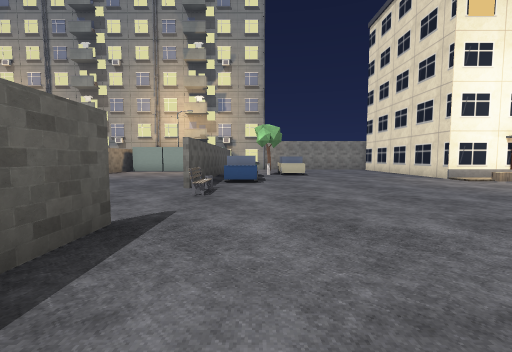
view 1 (above)

24 first-person views from a walk through a Godot game level. The camera is 1.3 m above the floor, tilts 4° down and sees 90° across. The floor is counted in squares, 2 m on a side. Each view is taken from the middle of a square. On the plan, view 1 faces up. The plan holds only what a view shows up to about 9 squares ahead; the rest is blank. The place goes on beyond the plan. Some surface patterns are stand-ins.

view 2
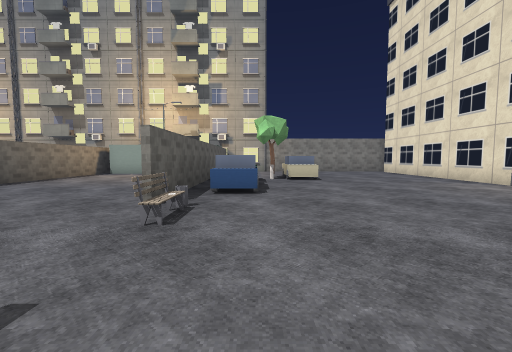

view 3
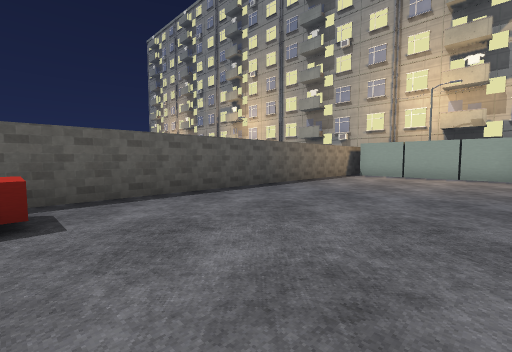

view 4
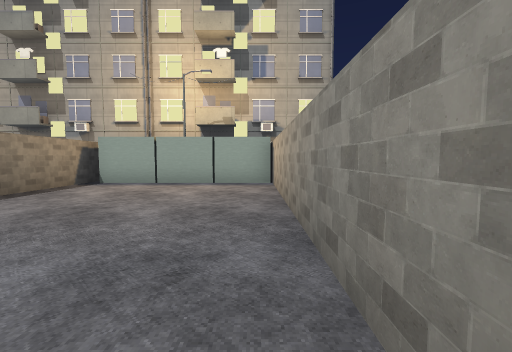

view 5
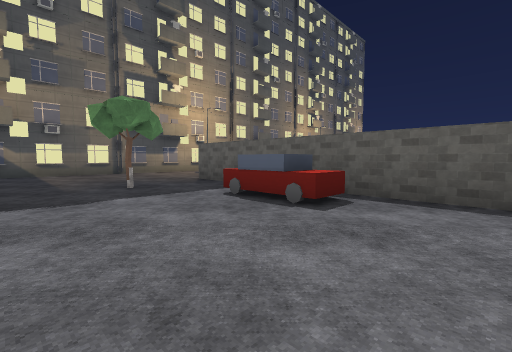

view 6
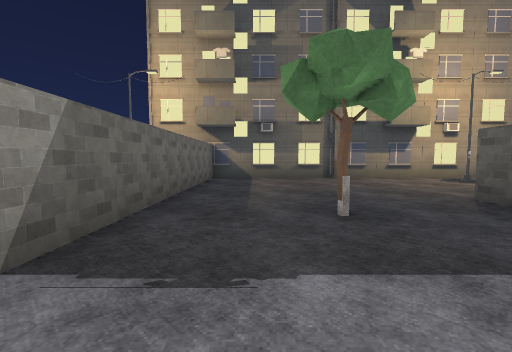

view 7
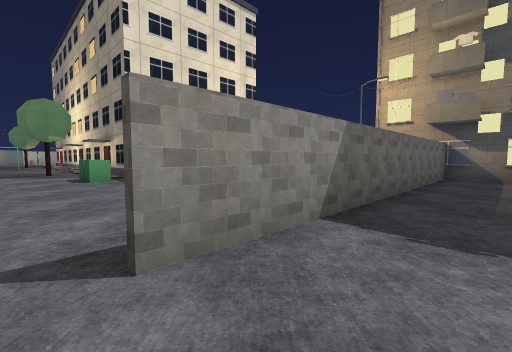

view 8
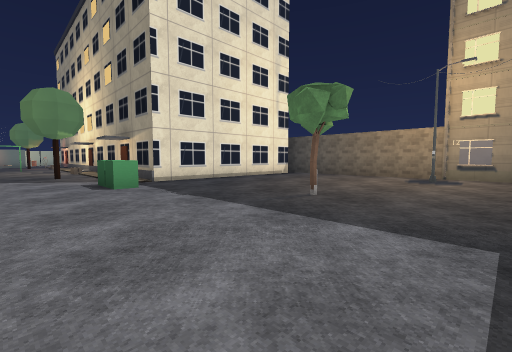

view 9
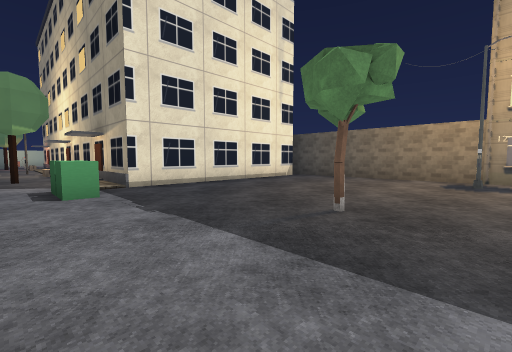

view 10
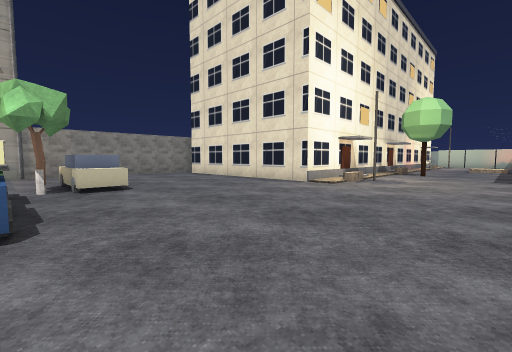

view 11
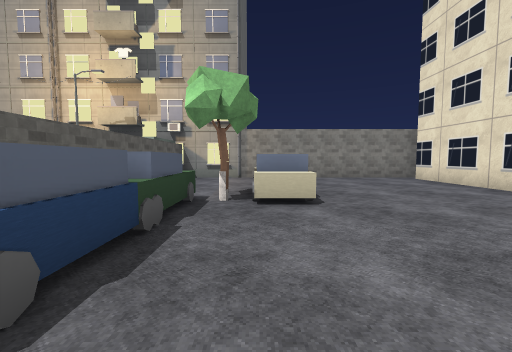

view 12
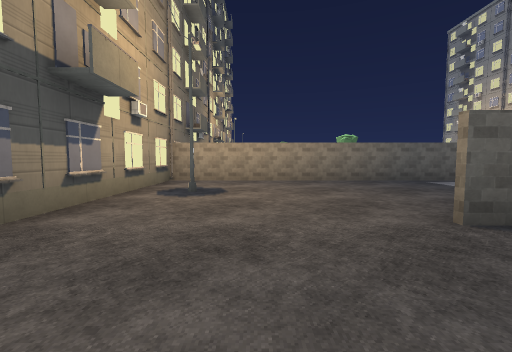

view 13
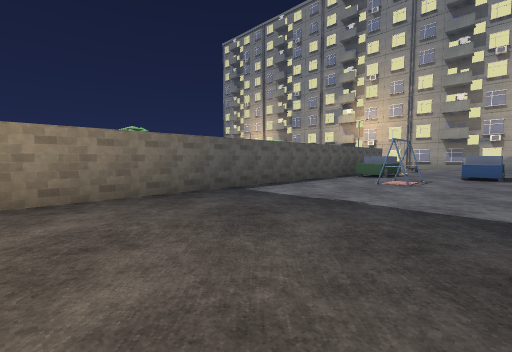

view 14
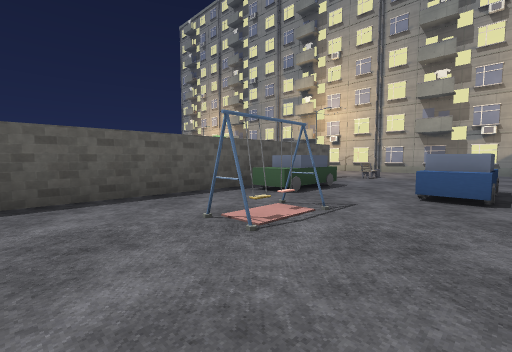

view 15
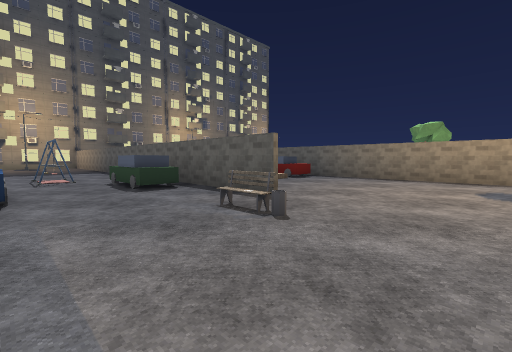

view 16
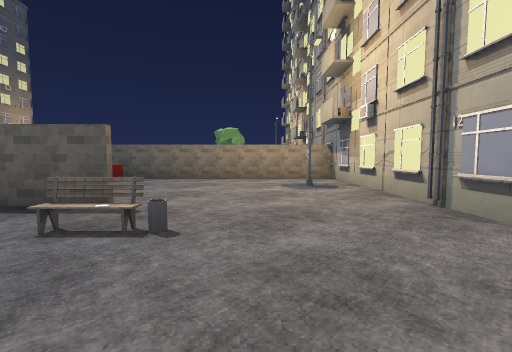

view 17
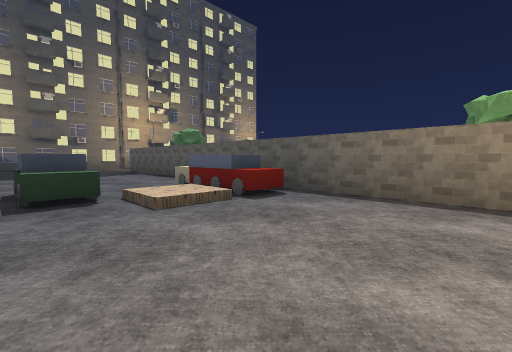

view 18
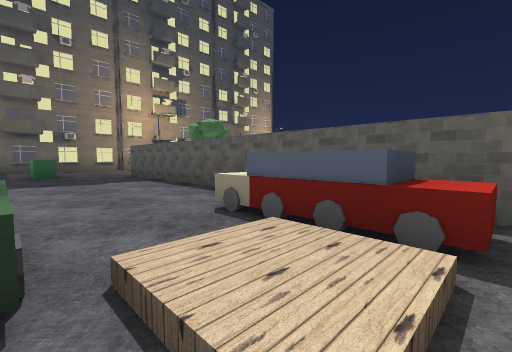

view 19
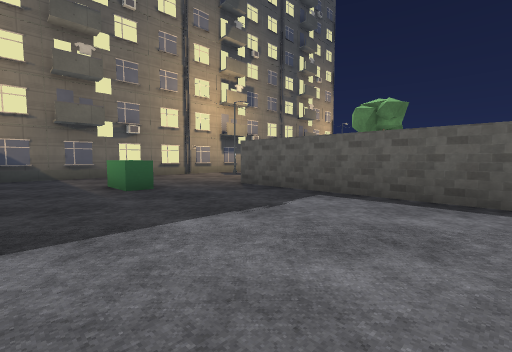

view 20
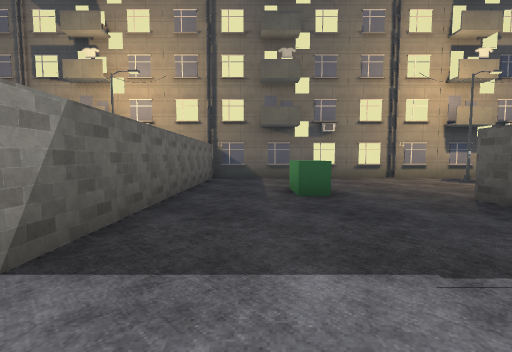

view 21
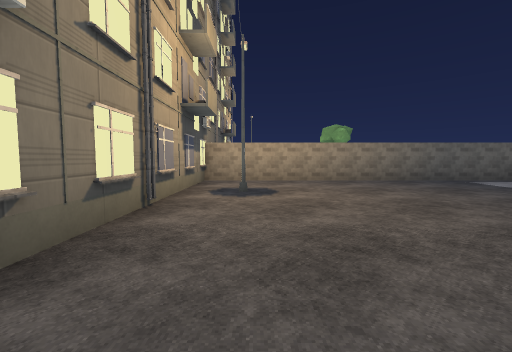

view 22
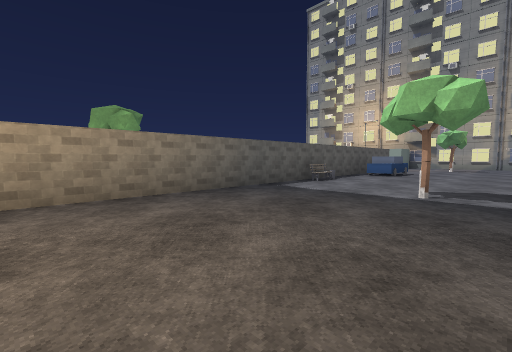

view 23
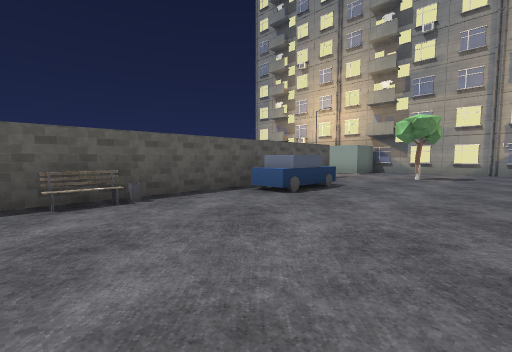

view 24
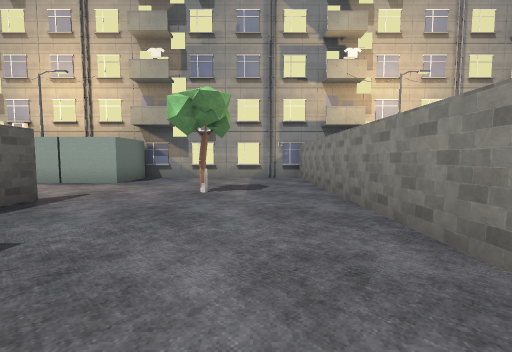

### Floor plan
Key: @ floor where view 1 was taken; # wall or solid block; . main floor; : floor 0.25 m higher than the main floor; + floor 1.5 m higher than the main floor; / step, stairs or slope; D closed door; C car; B bench; T tree; W tower; L block; O other object.
Columns run from 24 left of view 1 to 8 right of it. Each row starts with its distance up from view 1.
 17 W
 16 W
 15 WWWWWWWWWWWWWWWWWWWWWWWWW######
 14 WLL.....#....... .LLLLL... ...#
 13 LLL.....#.#.......LLLLL#.. ...#
 12  .......#.........#....#......#
 11   ...T..#.....B...#....#.C....#
 10   .#....#....#....#....#TC....#
  9    #....#....#....#....C+.....#
  8    #....CC/..C..C.#....#+.....##D
  7    CC...CC:..CC.C.#....C+......OO
  6    CC...CC.C.CC...#....#.........
  5    #....C..C.#....#....B.........
  4    #....#....#.#..#..............
  3    B....#....#....CC.............
  2    #....#....#....CC...#.........
  1    #..T.#....#....C....#.....LL..
  0    #....#....#....#....#@.....##D
 -1    #....#....#....#.T..#..T...#
 -2    #.........#.........#......#
 -3    #......L..#.........#......#
 -4    #.........#.........#......#
 -5    #.#.......#.#.......#.#....#
 -6    W.........W.........#.....
 -7  WWWWWWWWWWWWWWWWWWWWWWWW####

Positions as (right, up) in squares from view 1, and headings:
1: (0, 0), facing up
2: (0, 2), facing up
3: (-2, 3), facing up-left
4: (-2, 6), facing up
5: (-2, 5), facing down-left
6: (-3, 2), facing down
7: (-3, 3), facing down-right
8: (-1, 3), facing down-right
9: (0, 2), facing down-right
10: (0, 4), facing up-right
11: (1, 6), facing up
12: (-4, -4), facing left
13: (-7, -3), facing up-left
14: (-7, 2), facing up-left
15: (-8, 13), facing down-left
16: (-8, 12), facing left
17: (-12, 11), facing down-left
18: (-13, 8), facing down-left
19: (-12, 3), facing down-left
20: (-13, 2), facing down
21: (-14, -5), facing left
22: (-17, -4), facing up-left
23: (-17, 2), facing up-left
24: (-18, 6), facing up
